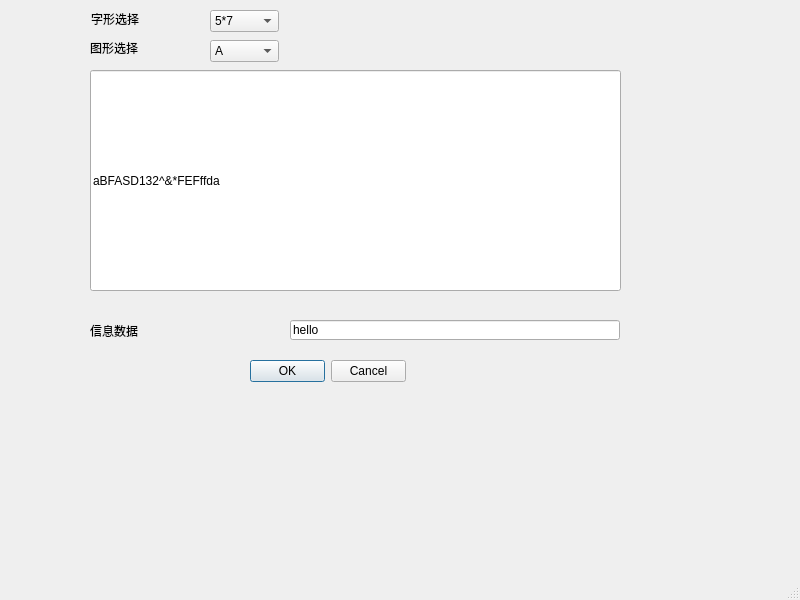
<?xml version="1.0" encoding="UTF-8"?>
<ui version="4.0">
 <class>NewInfoWnd</class>
 <widget class="QMainWindow" name="NewInfoWnd">
  <property name="geometry">
   <rect>
    <x>0</x>
    <y>0</y>
    <width>800</width>
    <height>600</height>
   </rect>
  </property>
  <property name="windowTitle">
   <string>NewInfo</string>
  </property>
  <widget class="QWidget" name="centralwidget">
   <widget class="QLabel" name="label_3">
    <property name="geometry">
     <rect>
      <x>90</x>
      <y>310</y>
      <width>131</width>
      <height>41</height>
     </rect>
    </property>
    <property name="text">
     <string>信息数据</string>
    </property>
   </widget>
   <widget class="QLineEdit" name="lineEdit_2">
    <property name="geometry">
     <rect>
      <x>290</x>
      <y>320</y>
      <width>330</width>
      <height>20</height>
     </rect>
    </property>
    <property name="text">
     <string>hello</string>
    </property>
   </widget>
   <widget class="QComboBox" name="comboBox">
    <property name="geometry">
     <rect>
      <x>210</x>
      <y>10</y>
      <width>69</width>
      <height>22</height>
     </rect>
    </property>
    <item>
     <property name="text">
      <string>5*7</string>
     </property>
    </item>
    <item>
     <property name="text">
      <string>7*9</string>
     </property>
    </item>
    <item>
     <property name="text">
      <string>9*11</string>
     </property>
    </item>
    <item>
     <property name="text">
      <string>12*16</string>
     </property>
    </item>
    <item>
     <property name="text">
      <string>16*16</string>
     </property>
    </item>
    <item>
     <property name="text">
      <string>24*24</string>
     </property>
    </item>
    <item>
     <property name="text">
      <string>32*32</string>
     </property>
    </item>
   </widget>
   <widget class="QLineEdit" name="lineEdit">
    <property name="geometry">
     <rect>
      <x>90</x>
      <y>70</y>
      <width>531</width>
      <height>221</height>
     </rect>
    </property>
    <property name="text">
     <string>aBFASD132^&amp;*FEFffda</string>
    </property>
   </widget>
   <widget class="QDialogButtonBox" name="buttonBox">
    <property name="geometry">
     <rect>
      <x>250</x>
      <y>360</y>
      <width>156</width>
      <height>23</height>
     </rect>
    </property>
    <property name="standardButtons">
     <set>QDialogButtonBox::Cancel|QDialogButtonBox::Ok</set>
    </property>
   </widget>
   <widget class="QComboBox" name="comboBox_2">
    <property name="geometry">
     <rect>
      <x>210</x>
      <y>40</y>
      <width>69</width>
      <height>22</height>
     </rect>
    </property>
    <item>
     <property name="text">
      <string>A</string>
     </property>
    </item>
    <item>
     <property name="text">
      <string>B</string>
     </property>
    </item>
    <item>
     <property name="text">
      <string>C</string>
     </property>
    </item>
    <item>
     <property name="text">
      <string>D</string>
     </property>
    </item>
    <item>
     <property name="text">
      <string>1</string>
     </property>
    </item>
    <item>
     <property name="text">
      <string>2</string>
     </property>
    </item>
    <item>
     <property name="text">
      <string>3</string>
     </property>
    </item>
    <item>
     <property name="text">
      <string>4</string>
     </property>
    </item>
    <item>
     <property name="text">
      <string>ABCD1234</string>
     </property>
    </item>
    <item>
     <property name="text">
      <string>()</string>
     </property>
    </item>
    <item>
     <property name="text">
      <string>*</string>
     </property>
    </item>
    <item>
     <property name="text">
      <string>/</string>
     </property>
    </item>
    <item>
     <property name="text">
      <string>&gt;</string>
     </property>
    </item>
    <item>
     <property name="text">
      <string>@</string>
     </property>
    </item>
    <item>
     <property name="text">
      <string>:</string>
     </property>
    </item>
   </widget>
   <widget class="QLabel" name="label">
    <property name="geometry">
     <rect>
      <x>91</x>
      <y>11</y>
      <width>71</width>
      <height>16</height>
     </rect>
    </property>
    <property name="text">
     <string>字形选择</string>
    </property>
   </widget>
   <widget class="QLabel" name="label_2">
    <property name="geometry">
     <rect>
      <x>90</x>
      <y>40</y>
      <width>71</width>
      <height>16</height>
     </rect>
    </property>
    <property name="text">
     <string>图形选择</string>
    </property>
   </widget>
  </widget>
  <widget class="QMenuBar" name="menubar">
   <property name="geometry">
    <rect>
     <x>0</x>
     <y>0</y>
     <width>800</width>
     <height>23</height>
    </rect>
   </property>
  </widget>
  <widget class="QStatusBar" name="statusbar"/>
 </widget>
 <resources/>
 <connections/>
</ui>
